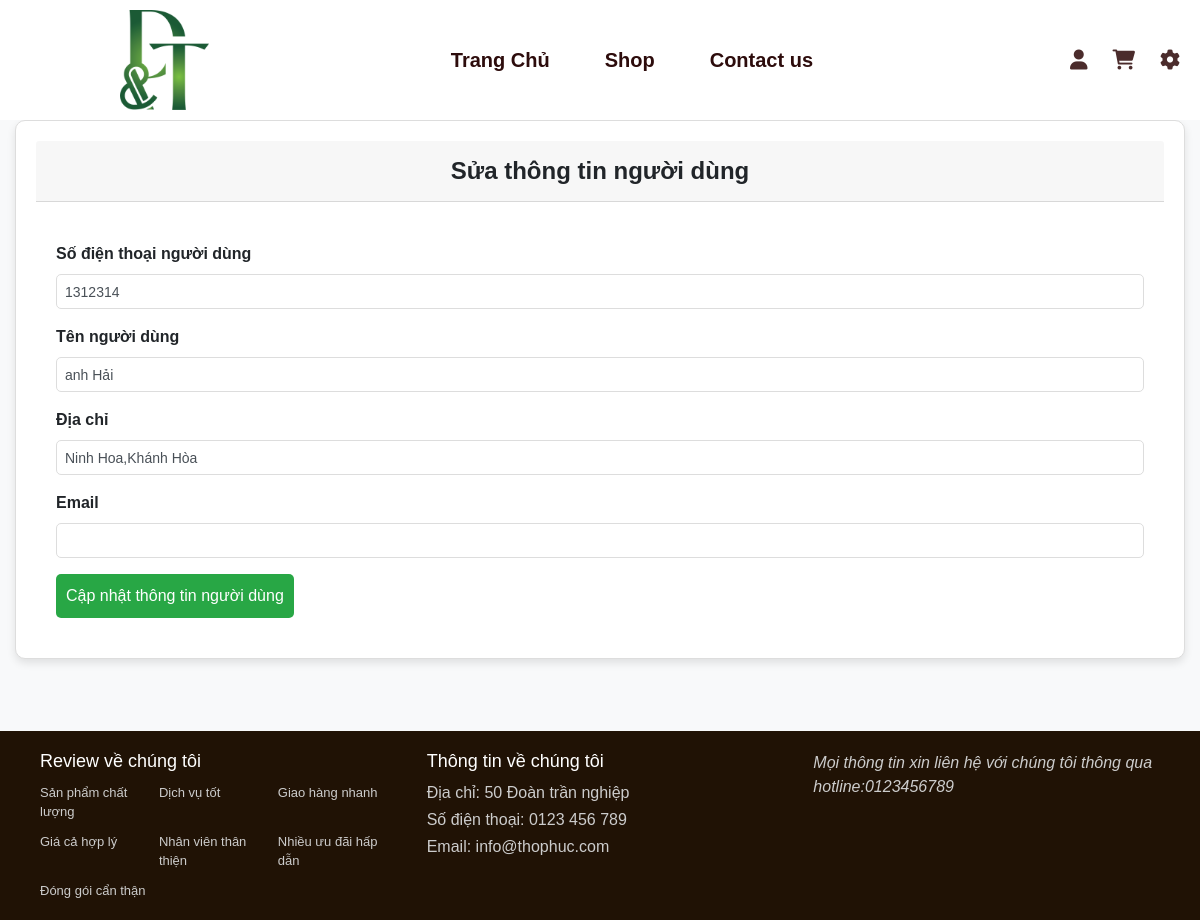
The app's page /Quanly/suand.php?id=2 with its own data.
### tables this page shows
CREATE TABLE `customer` (
  `customer_id` int(11) NOT NULL,
  `phone_number` varchar(11) NOT NULL,
  `customer_name` varchar(50) DEFAULT NULL,
  `address` varchar(50) DEFAULT NULL,
  `gmail` varchar(50) DEFAULT NULL,
  `role_id` int(5) NOT NULL
);

### Quanly/suand.php (the view, shortened to what this page needs)
<?php
include '../database/connect.php';
include '../thanhgiaodien/header.php';
if (isset($_GET['id'])) {
    $customer_id = $_GET['id'];
    $stmt = $conn->prepare("SELECT * FROM customer WHERE customer_id = ?");
    $stmt->bind_param("i", $customer_id);
    $stmt->execute();
    $result = $stmt->get_result();
    if ($result->num_rows > 0) {
        $customer = $result->fetch_assoc();
    } else {
        echo "người dùng không tồn tại.";
        exit();
    }
}
?>
<!DOCTYPE html>
<html lang="vi">
<head>
    <link rel="stylesheet" href="../path/to/your/css/bootstrap.min.css">
</head>
<body>
    <div class="container-fluid">
        <div class="card">
            <div class="card-header">Sửa thông tin người dùng</div>
            <div class="card-body">
                <form method="post" enctype="multipart/form-data">
                    <div class="mb-3">
                        <label class="form-label">Số điện thoại người dùng</label>
                        <input type="text" name="phone_number" value="<?= $customer['phone_number'] ?>"
                            class="form-control" required />
                    </div>
                    <div class="mb-3">
                        <label class="form-label">Tên người dùng</label>
                        <input type="text" name="customer_name" value="<?= $customer['customer_name'] ?>"
                            class="form-control" />
                    </div>
                    <div class="mb-3">
                        <label class="form-label">Địa chỉ</label>
                        <input type="text" name="address" value="<?= $customer['address'] ?>" class="form-control" />
                    </div>
                    <div class="mb-3">
                        <label class="form-label">Email</label>
                        <input type="text" name="gmail" value="<?= $customer['gmail'] ?>" class="form-control" />
                    </div>
                    <button name="submit" type="submit" class="btn btn-success">Cập nhật thông tin người dùng</button>
                </form>
            </div>
        </div>
    </div>
</body>
</html>
<?php include '../Thanhgiaodien/footer.php'; ?>

### csspage/head.css (style rules this page uses)
* { margin: 0; padding: 0; box-sizing: border-box; }
body { background-color: rgb(255, 255, 255); }

### csspage/footer.css (style rules this page uses)
* { margin: 0; padding: 0; box-sizing: border-box; }
body { font-family: Arial, sans-serif; display: flex; flex-direction: column; min-height: 100vh; }

### Quanly/suand.php (style rules this page uses)
body { position: relative; top: 120px; display: flex; justify-content: center; align-items: center; height: 600px; margin: 0; background-color: #f8f9fa; font-family: Arial, sans-serif; }
.card { width: 100%; background: #ffffff; border: 1px solid #ddd; border-radius: 10px; box-shadow: 0 4px 8px rgba(0, 0, 0, 0.1); padding: 20px; }
.card-header { font-size: 24px; font-weight: bold; margin-bottom: 20px; text-align: center; }
.form-label { font-weight: bold; text-align: right; }
.form-control { width: 100%; padding: 8px; border: 1px solid #ddd; border-radius: 5px; font-size: 14px; }
.btn { grid-column: 1 / -1; padding: 10px; font-size: 16px; background: #28a745; border: none; color: white; border-radius: 5px; cursor: pointer; }

### records on screen
customer: phone_number "1312314", customer_name "anh Hải", address "Ninh Hoa,Khánh Hòa"
